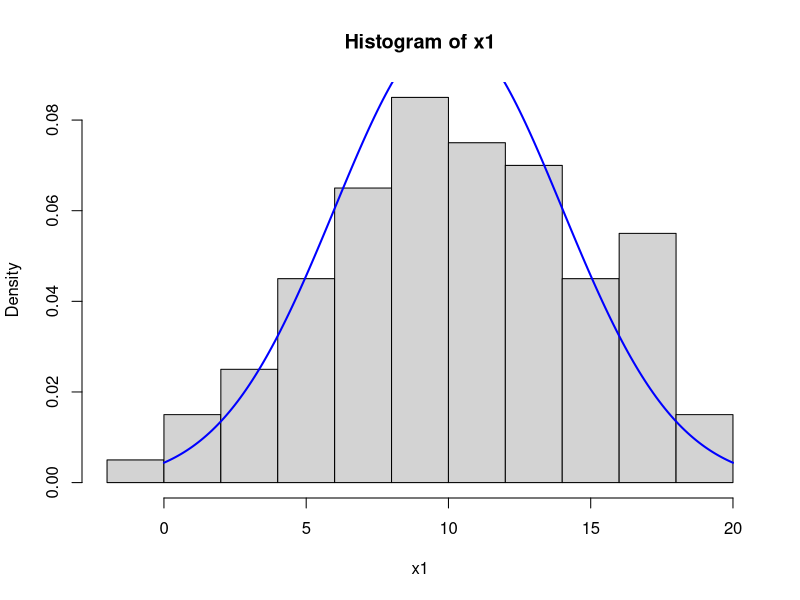
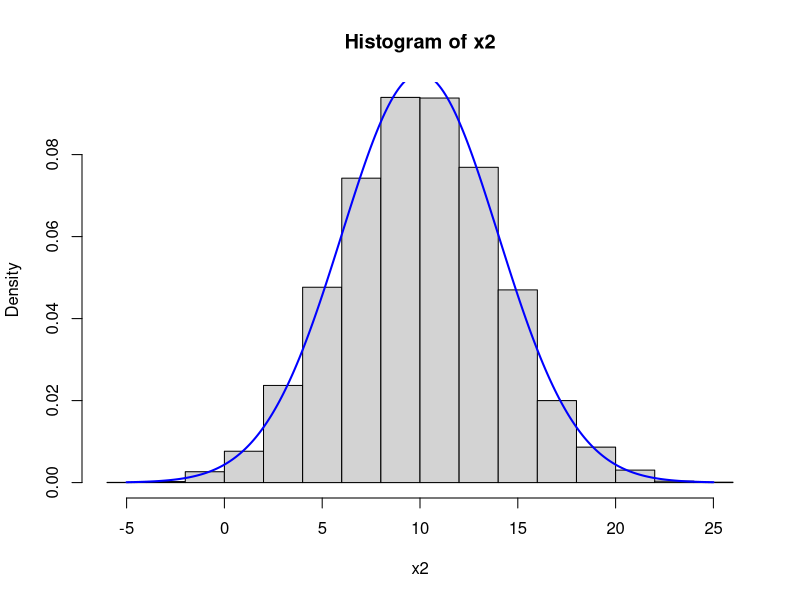
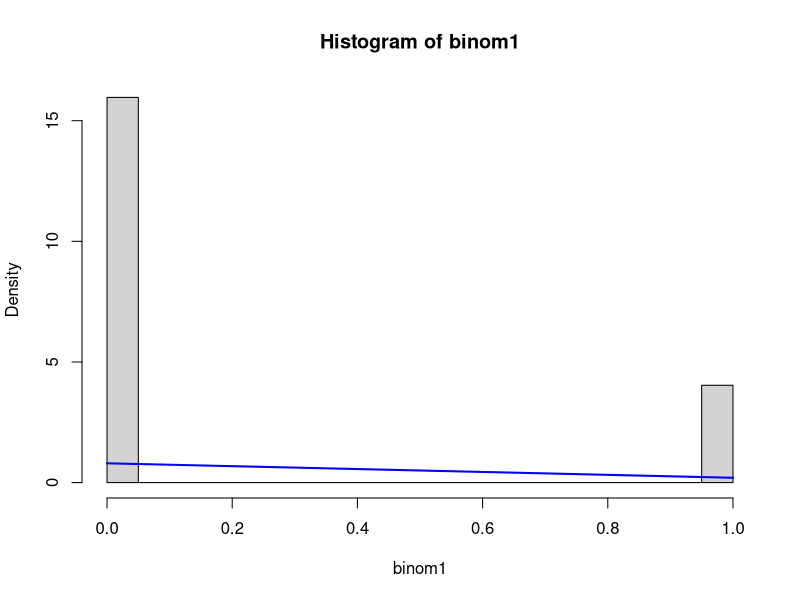
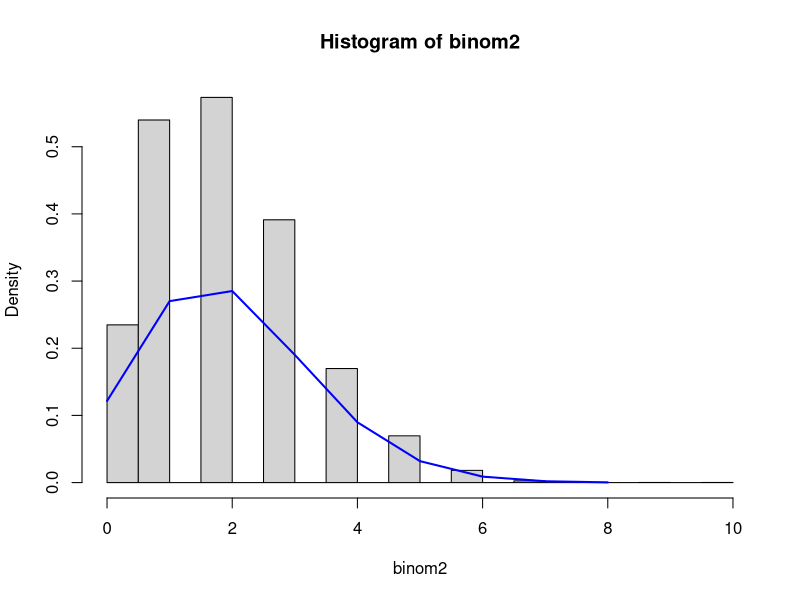
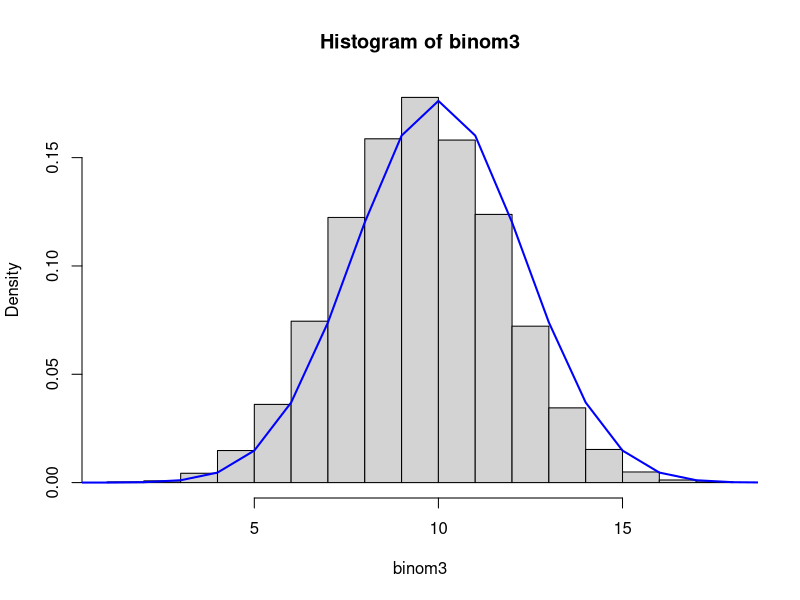
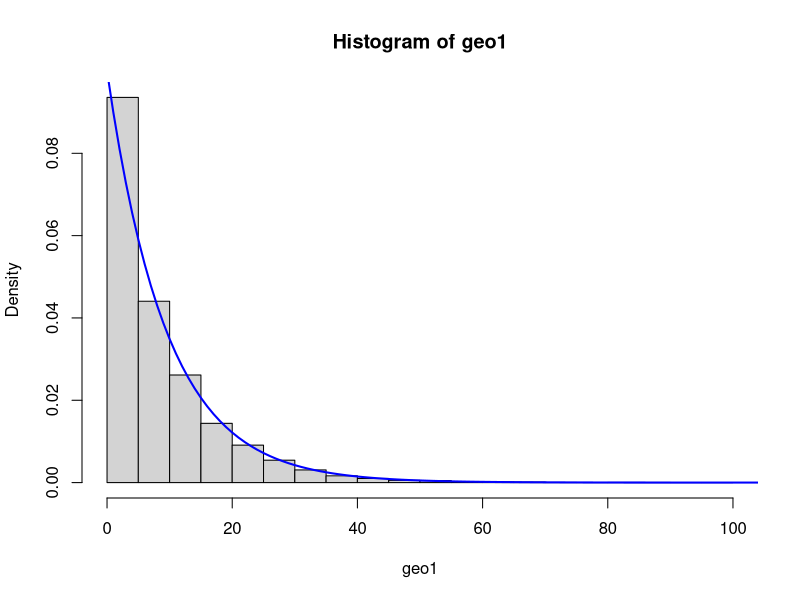
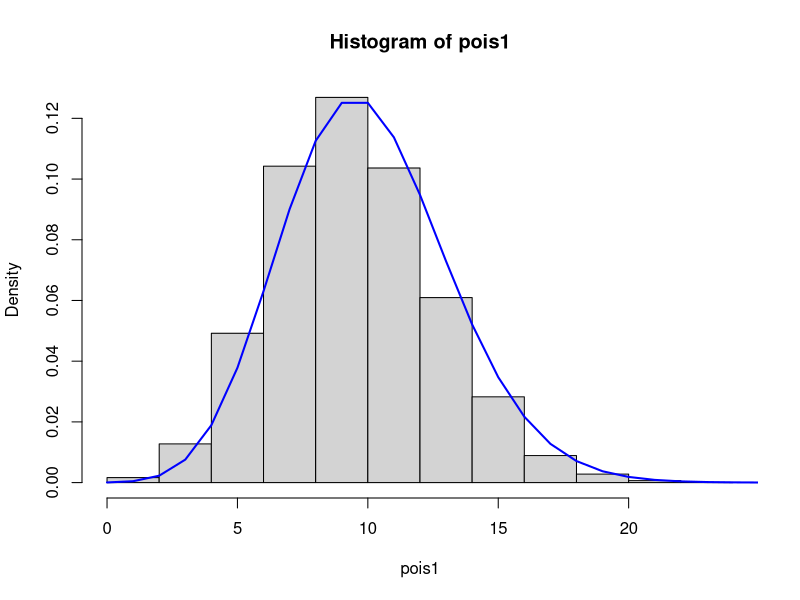
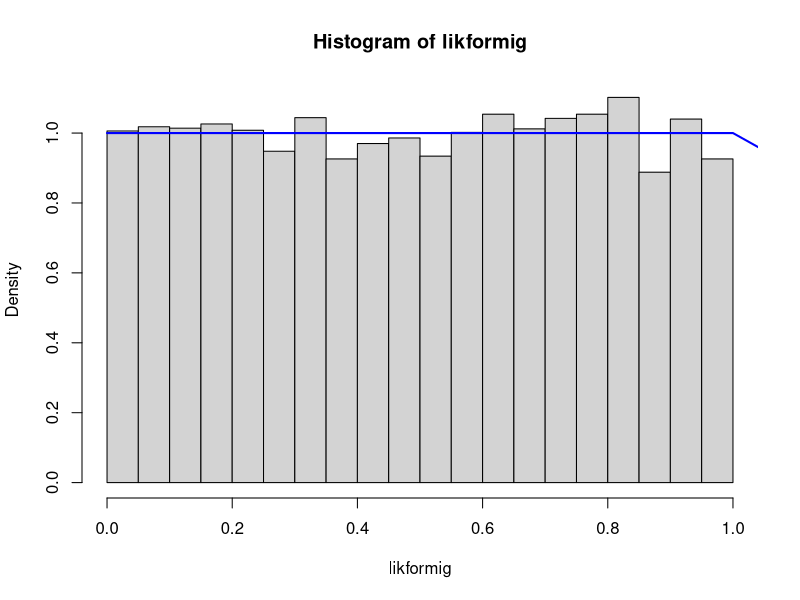

Here is the R script that generated these plots, in order:
#Uppgift 3.1.1
#(1)

x1 <- rnorm(100, mean = 10, sd = 4)
x2 <- rnorm(10000, mean = 10, sd = 4)

hist(x1, probability = TRUE) 
xfit <- seq(0, 20, 0.1) 
yfit <- dnorm(xfit, mean = 10, sd = 4) 
lines(xfit, yfit, col="blue", lwd=2) 

hist(x2, probability = TRUE) 
xfit <- seq(-5, 25, 0.1) 
yfit <- dnorm(xfit, mean = 10, sd = 4) 
lines(xfit, yfit, col="blue", lwd=2) 


##Uppgift 3.1.2

binom1 <- rbinom(10000,size=1, prob = 0.2 )
hist(binom1, probability = TRUE)
xfit <- seq(0, 1, 1) 
yfit <- dbinom(xfit, size=1, prob = 0.2 )
lines(xfit, yfit, col="blue", lwd=2) 

binom2 <- rbinom(10000,size=20, prob = 0.1 )
hist(binom2, probability = TRUE)
xfit <- seq(0, 8, 1) 
yfit <- dbinom(xfit, size=20, prob = 0.1 )
lines(xfit, yfit, col="blue", lwd=2) 

binom3 <- rbinom(10000,size=20, prob = 0.5 )
hist(binom3, probability = TRUE)
xfit <- seq(0, 20, 1) 
yfit <- dbinom(xfit, size=20, prob = 0.5 )
lines(xfit, yfit, col="blue", lwd=2) 

geo1 <- rgeom(10000, 0.1)
hist(geo1, probability = TRUE)
xfit <- seq(0, 120, 1) 
yfit <- dgeom(xfit, 0.1)
lines(xfit, yfit, col="blue", lwd=2) 

pois1 <- rpois(10000, 10)
hist(pois1, probability = TRUE)
xfit <- seq(0, 25, 1) 
yfit <- dpois(xfit, 10 )
lines(xfit, yfit, col="blue", lwd=2) 

likformig <- runif(10000, 0, 1)
hist(likformig, probability = TRUE)
xfit <- seq(0, 20, 1) 
yfit <- dunif(xfit, 0,1)
lines(xfit, yfit, col="blue", lwd=2) 

exp1 <- rexp(10000, 3)
hist(exp1, probability = TRUE)
xfit <- seq(0, 5, 1) 
yfit <- dexp(xfit, 3)
lines(xfit, yfit, col="blue", lwd=2) 

gamma1 <- rgamma(10000, 2, 1)
hist(gamma1, probability = TRUE)
xfit <- seq(0, 20, 1) 
yfit <- dgamma(xfit, 2,1)
lines(xfit, yfit, col="blue", lwd=2) 

student <- rt(10000, 3)
hist(student, probability = TRUE)
xfit <- seq(-20, 20, 1) 
yfit <- dt(xfit, 3 )
lines(xfit, yfit, col="blue", lwd=2) 

beta1 <- rbeta(10000, 0.1, 0.1)
hist(beta1, probability = TRUE)
xfit <- seq(0, 1, 0.01) 
yfit <- dbeta(xfit, 0.1, 0.1)
lines(xfit, yfit, col="blue", lwd=2) 

beta1 <- rbeta(10000, 1, 1)
hist(beta1, probability = TRUE)
xfit <- seq(0, 1, 0.01) 
yfit <- dbeta(xfit, 1, 1)
lines(xfit, yfit, col="blue", lwd=2) 

beta1 <- rbeta(10000, 10, 5)
hist(beta1, probability = TRUE)
xfit <- seq(0, 1, 0.01) 
yfit <- dbeta(xfit, 10, 5)
lines(xfit, yfit, col="blue", lwd=2) 

#Uppgift 3.1.3

binom1 <- rbinom(1000, size = 10000, prob = 0.001 )
hist(binom1, probability = TRUE)
xfit <- seq(0, 20, 1) 
yfit <- dbinom(xfit, 10000, 0.001)
lines(xfit, yfit, col="blue", lwd=2) 

#^ Represents V

pois1 <- rpois(10000, 10)
hist(pois1, probability = TRUE)
xfit <- seq(0, 25, 1) 
yfit <- dpois(xfit, 10)
lines(xfit, yfit, col="blue", lwd=2) 

#-------

student <- rt(1000, 10000)
hist(student, probability = TRUE)
xfit <- seq(-5, 5, 1) 
yfit <- dt(xfit, 10000)
lines(xfit, yfit, col="blue", lwd=2) 


#^ Represents V

normal <- rnorm(1000, 0, 1)
hist(normal, probability = TRUE)
xfit <- seq(-5, 5, 1) 
yfit <- dnorm(xfit, 0, 1)
lines(xfit, yfit, col="blue", lwd=2) 


#Uppgift 3.1.4

binom <- pbinom(10000, 10, 0.1)
binom



xfit <- seq(-1, 10, 1) 
yfit <- dbinom(xfit, 10, 0.1)
yfit 



